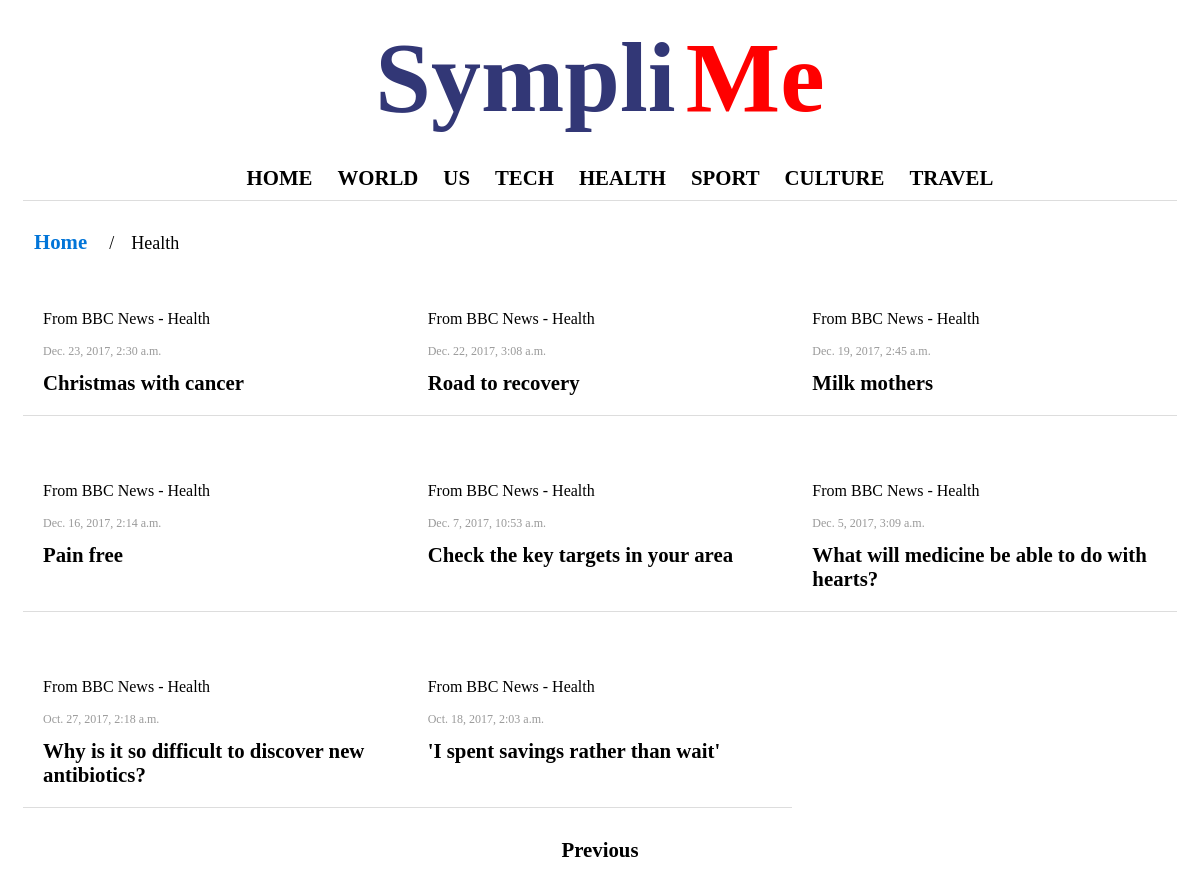
/health/?page=3, run on an earlier commit of the app's database.
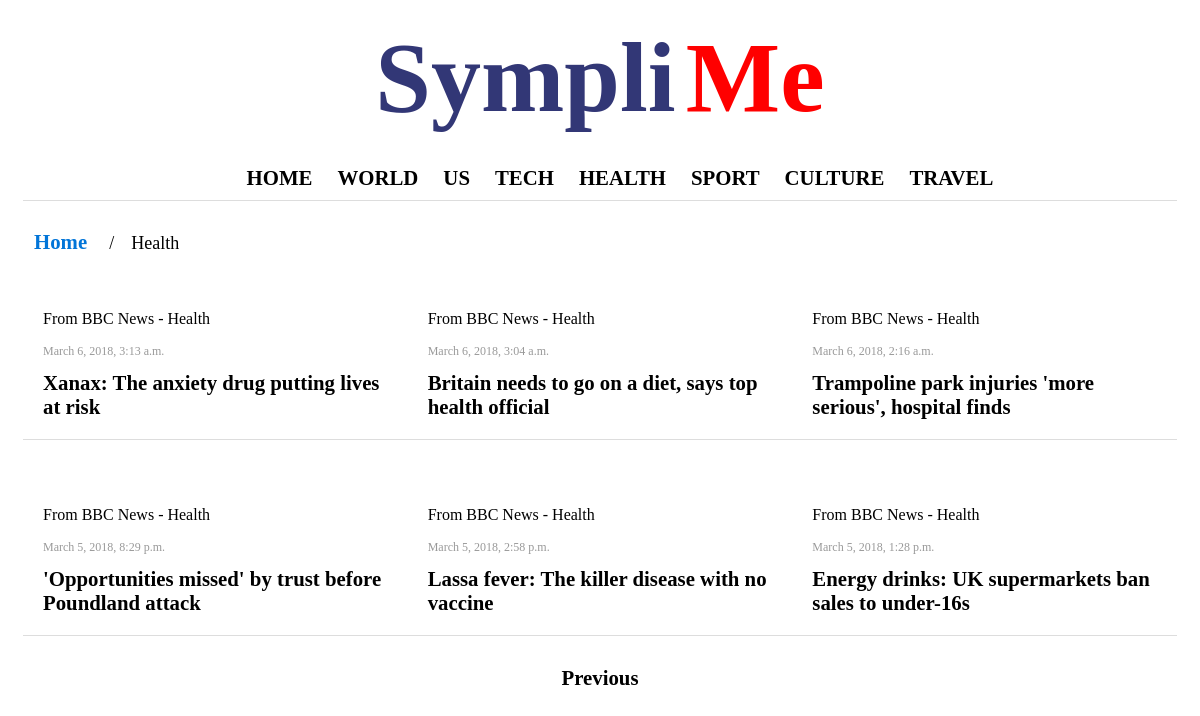
And on a later commit of the database.
### sympli/models.py (models this page shows, shortened)
class Article(models.Model):
	title = models.CharField(max_length=10000, blank=True)
	description = models.CharField(max_length=50000, blank=True)
	article_link = models.URLField()
	thumbnail_link = models.URLField(blank=True, max_length=5000)
	thumbnail_desc = models.CharField(blank=True, max_length=15000)
	thumbnail_image = models.ImageField(blank=True, upload_to='article_thumbnails', max_length=5000)
	thumbnail_desc_slug = models.SlugField(default='test-slug-ar', allow_unicode=True, max_length=600)
	content_source = models.ForeignKey(ContentSource, default=1)
	pub_date = models.DateTimeField(blank=True, null=True, default=timezone.now()-timedelta(days=4))
	category = models.CharField(blank=True, max_length=100)

class ContentSource(models.Model):
	title = models.CharField(max_length=1000, blank=True)
	description = models.CharField(max_length=10000, blank=True)
	logo_image = models.ImageField(blank=True, upload_to='logo_images')
	logo_link =models.URLField(blank=True)
	logo_title = models.CharField(max_length=1000, blank=True)
	logo_title_slug = models.SlugField()
	link = models.URLField(blank=True)
	last_updated = models.DateField(blank=True, default=timezone.now)

### sympli/views.py (the view)
# urls.py: url(r'^health/$', views.health, name='health'),
def health(request):
	return render(request, 'sympli/index_amp.html', context_generator(request, "Health", "health"))

### sympli/views.py (called while the page is built)
def context_generator(request, title, category):
	context_dict={}
	if(category == "home"):
		articles_list = Article.objects.order_by('-pub_date')
	else:
		articles_list = Article.objects.filter(category=category).order_by('-pub_date')
	page = request.GET.get('page', 1)
	paginator = Paginator(articles_list, 21)
	try:
		articles = paginator.page(page)
	except PageNotAnInteger:
		articles = paginator.page(1)
	except EmptyPage:
		articles = paginator.page(paginator.articles_list)
	context_dict['articles'] =  articles
	context_dict['title'] = title
	context_dict['category'] = category
	return context_dict

### templates/sympli/index_amp.html (shortened to what this page needs)
{% extends 'sympli/base_en.html' %}
{% load staticfiles %}
{% block body_block %}
<div class="row">
      <ul class="breadcrumb nav-list">
        <li><a href="/">Home</a></li>
        {% if title == "Home"%}
         <li></li>
        {% else %}
        <li> {{title}} </li>
        {% endif %}
      </ul>
      </div>
 <div class="container infinite-container">
  {% for article in articles %}
	  <div class="article infinite-item">
	  	<p>From {{article.content_source.title}}</p>
	  	<div class="pub_date title" >
	  		<p class="pub_date"> {{article.pub_date}} </p>
        <a href=" {% url 'sympli:show_article' article.category article.id %} "> {{article.title}}
        </a>
	  	</div>
	  </div>
   {% endfor %}
  </div>
  <div class="container-center">
  {% if articles.has_previous %}
    <a class="infinite-more-link text-center" href="?page={{ articles.previous_page_number }}" title="PREVIOUS">Previous</a>
  {% endif %}
</div>
{% endblock %}

### templates/sympli/base_en.html (shortened to what this page needs)
<!DOCTYPE html>
{% load staticfiles %}
<html amp lang="en">
  <head>
  </head>
  <body>
    <div class="container" id="header_panel">
      <div class="row">
      <div class="text-center">
      <a href=" {% url 'sympli:index' %} " title="Sympli Me">
        <h1>
          <span class="logo_link" id="logo_sympli">Sympli</span>
          <span class="logo_link" id="logo_me">Me</span>
        </h1>
        </a>
      </div>
      </div>
      <div class="row">
          <ul class="nav-list">
            <li id="index">
              <a title="Home" href=" {% url 'sympli:index' %} ">HOME</a>
            </li>
            <li id="world_news">
              <a title="Wold News" href=" {% url 'sympli:world' %} ">WORLD</a>
            </li>
            <li id="world_news">
              <a title="Wold News" href=" {% url 'sympli:us' %} ">US</a>
            </li>
            <li id="science_and_tech">
              <a title="Tech" href=" {% url 'sympli:tech' %} ">TECH</a>
            </li>
             <li id="health">
              <a title="Health" href="{% url 'sympli:health' %}">HEALTH</a>
            </li>
            <li id="sport">
              <a title="Sport" href="{% url 'sympli:sport' %}">SPORT</a>
            </li>
            <li id="culture">
              <a title="Culture" href="{% url 'sympli:culture' %}">CULTURE</a>
            </li>
            <li id="travel">
              <a title="Travel" href="{% url 'sympli:travel' %}">TRAVEL</a>
            </li>
          </ul>
        </div>
        <hr>
      </div>
    <div id="body_panel">
    {% block body_block %}
    {% endblock %}
    </div>
  </body>
</html>

### templates/sympli/base_en.html (style rules this page uses)
body { -webkit-animation:-amp-start 8s steps(1,end) 0s 1 normal both;-moz-animation:-amp-start 8s steps(1,end) 0s 1 normal both;-ms-animation:-amp-start 8s steps(1,end) 0s 1 normal both;animation:-amp-start 8s steps(1,end) 0s 1 normal both }
body { font-family: DubaiFont; background: #fff; color: #000; }
a { color: #000; border-bottom: none; display: block; font-size: 1.3rem; font-weight: 600; text-decoration: none; }
.logo_link { line-height: 1; display: inline; font-size: 100px; }
#logo_sympli { color: #000654; opacity: .8; margin:0px; padding: 0px; }
#logo_me { color: #ff0000; margin:0px; padding: 0px; }
ul.nav-list { margin: 0; text-align: center; }
ul.nav-list li { text-decoration: none; list-style-type: none; display: inline; font-size: 20px; }
ul.nav-list li a { display: inline-block; padding: 10px; }
hr { margin-top: 0px; display: block; height: .8px; border: 0; border-top: 1px solid #ddd; padding: 0; }
.article { padding:20px; margin-bottom: 30px; border-bottom: 1px solid #ddd; position: relative; }
.article p.pub_date { font-weight: 400; font-size: 12px; color: #999; white-space: nowrap; text-overflow: ellipsis; overflow: hidden; }
#header_panel { top: 12%; }
#body_panel .article p, a { direction: ltr; }
.infinite-container { display: grid; grid-template-columns: 1fr 1fr 1fr; }
.container { padding-right: 15px; padding-left: 15px; margin-right: auto; margin-left: auto; }
.text-center { text-align: center; }
a.infinite-more-link { display: inline-block; }
.container-center { text-align: center; }
ul.breadcrumb { padding: 10px 16px; list-style: none; text-align: left; }
ul.breadcrumb li { display: inline; font-size: 18px; }
ul.breadcrumb li+li:before { padding: 8px; color: black; content: "/\00a0"; }
ul.breadcrumb li a { color: #0275d8; text-decoration: none; }

What changed in the data, as far as the page shows it:
no longer on this page (row edited): Article: content_source "BBC News - Health", pub_date "Dec. 23, 2017, 2:30 a.m.", title "Christmas with cancer"
removed Article: content_source "BBC News - Health", pub_date "Dec. 22, 2017, 3:08 a.m.", title "Road to recovery"
removed Article: content_source "BBC News - Health", pub_date "Dec. 19, 2017, 2:45 a.m.", title "Milk mothers"
removed Article: content_source "BBC News - Health", pub_date "Dec. 16, 2017, 2:14 a.m.", title "Pain free"
removed Article: content_source "BBC News - Health", pub_date "Dec. 7, 2017, 10:53 a.m.", title "Check the key targets in your area"
removed Article: content_source "BBC News - Health", pub_date "Dec. 5, 2017, 3:09 a.m.", title "What will medicine be able to do with hearts?"
removed Article: content_source "BBC News - Health", pub_date "Oct. 27, 2017, 2:18 a.m.", title "Why is it so difficult to discover new antibiotics?"
removed Article: content_source "BBC News - Health", pub_date "Oct. 18, 2017, 2:03 a.m.", title "'I spent savings rather than wait'"
now on this page (row edited): Article: content_source "BBC News - Health", pub_date "March 6, 2018, 3:13 a.m.", title "Xanax: The anxiety drug putting lives at risk"
now on this page (row edited): Article: content_source "BBC News - Health", pub_date "March 6, 2018, 3:04 a.m.", title "Britain needs to go on a diet, says top health official"
now on this page (row edited): Article: content_source "BBC News - Health", pub_date "March 6, 2018, 2:16 a.m.", title "Trampoline park injuries 'more serious', hospital finds"
now on this page (row edited): Article: content_source "BBC News - Health", pub_date "March 5, 2018, 8:29 p.m.", title "'Opportunities missed' by trust before Poundland attack"
now on this page (row edited): Article: content_source "BBC News - Health", pub_date "March 5, 2018, 2:58 p.m.", title "Lassa fever: The killer disease with no vaccine"
now on this page (row edited): Article: content_source "BBC News - Health", pub_date "March 5, 2018, 1:28 p.m.", title "Energy drinks: UK supermarkets ban sales to under-16s"
